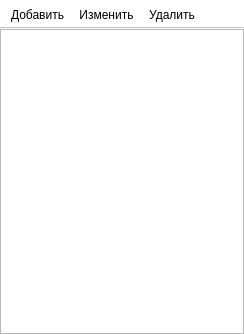
<?xml version="1.0" encoding="UTF-8"?>
<ui version="4.0">
 <class>MainWindow</class>
 <widget class="QMainWindow" name="MainWindow">
  <property name="geometry">
   <rect>
    <x>0</x>
    <y>0</y>
    <width>244</width>
    <height>334</height>
   </rect>
  </property>
  <property name="windowTitle">
   <string>Список</string>
  </property>
  <widget class="QWidget" name="centralwidget">
   <layout class="QGridLayout" name="gridLayout">
    <property name="leftMargin">
     <number>0</number>
    </property>
    <property name="topMargin">
     <number>0</number>
    </property>
    <property name="rightMargin">
     <number>0</number>
    </property>
    <property name="bottomMargin">
     <number>0</number>
    </property>
    <item row="0" column="0">
     <widget class="QListWidget" name="lw_list">
      <property name="editTriggers">
       <set>QAbstractItemView::DoubleClicked</set>
      </property>
     </widget>
    </item>
   </layout>
  </widget>
  <widget class="QToolBar" name="toolBar">
   <property name="windowTitle">
    <string>toolBar</string>
   </property>
   <property name="styleSheet">
    <string notr="true">background-color: rgb(255, 255, 255);</string>
   </property>
   <property name="movable">
    <bool>false</bool>
   </property>
   <attribute name="toolBarArea">
    <enum>TopToolBarArea</enum>
   </attribute>
   <attribute name="toolBarBreak">
    <bool>false</bool>
   </attribute>
   <addaction name="pb_add"/>
   <addaction name="pb_change"/>
   <addaction name="pb_dell"/>
  </widget>
  <action name="pb_add">
   <property name="text">
    <string>Добавить</string>
   </property>
  </action>
  <action name="pb_dell">
   <property name="text">
    <string>Удалить</string>
   </property>
  </action>
  <action name="pb_change">
   <property name="text">
    <string>Изменить</string>
   </property>
  </action>
 </widget>
 <resources/>
 <connections>
  <connection>
   <sender>pb_add</sender>
   <signal>triggered()</signal>
   <receiver>MainWindow</receiver>
   <slot>ui_add_item()</slot>
   <hints>
    <hint type="sourcelabel">
     <x>-1</x>
     <y>-1</y>
    </hint>
    <hint type="destinationlabel">
     <x>126</x>
     <y>196</y>
    </hint>
   </hints>
  </connection>
  <connection>
   <sender>pb_dell</sender>
   <signal>triggered()</signal>
   <receiver>MainWindow</receiver>
   <slot>ui_dell_item()</slot>
   <hints>
    <hint type="sourcelabel">
     <x>-1</x>
     <y>-1</y>
    </hint>
    <hint type="destinationlabel">
     <x>126</x>
     <y>196</y>
    </hint>
   </hints>
  </connection>
  <connection>
   <sender>pb_change</sender>
   <signal>triggered()</signal>
   <receiver>MainWindow</receiver>
   <slot>ui_change_item()</slot>
   <hints>
    <hint type="sourcelabel">
     <x>-1</x>
     <y>-1</y>
    </hint>
    <hint type="destinationlabel">
     <x>126</x>
     <y>196</y>
    </hint>
   </hints>
  </connection>
  <connection>
   <sender>lw_list</sender>
   <signal>itemDoubleClicked(QListWidgetItem*)</signal>
   <receiver>MainWindow</receiver>
   <slot>ui_double_click_item()</slot>
   <hints>
    <hint type="sourcelabel">
     <x>126</x>
     <y>209</y>
    </hint>
    <hint type="destinationlabel">
     <x>126</x>
     <y>196</y>
    </hint>
   </hints>
  </connection>
 </connections>
 <slots>
  <slot>ui_add_item()</slot>
  <slot>ui_change_item()</slot>
  <slot>ui_dell_item()</slot>
  <slot>ui_double_click_item()</slot>
 </slots>
</ui>
